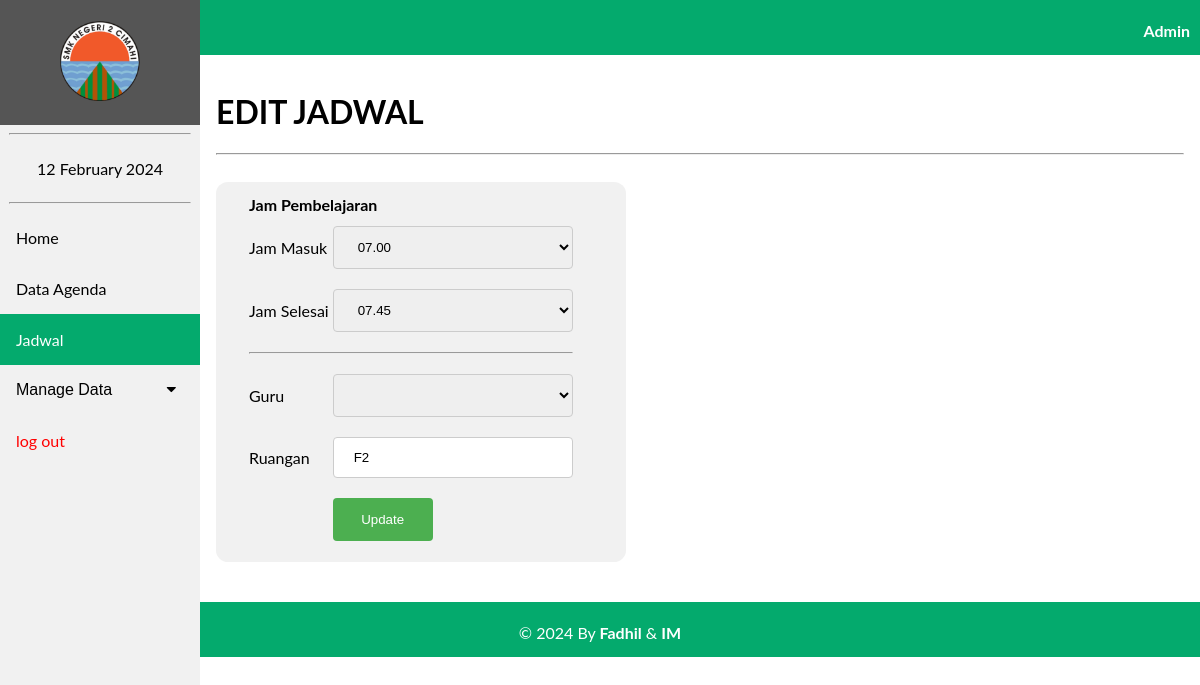
The page /agenda/edit_jadwal2.php?id=12 (signed in) on the database as committed earlier.
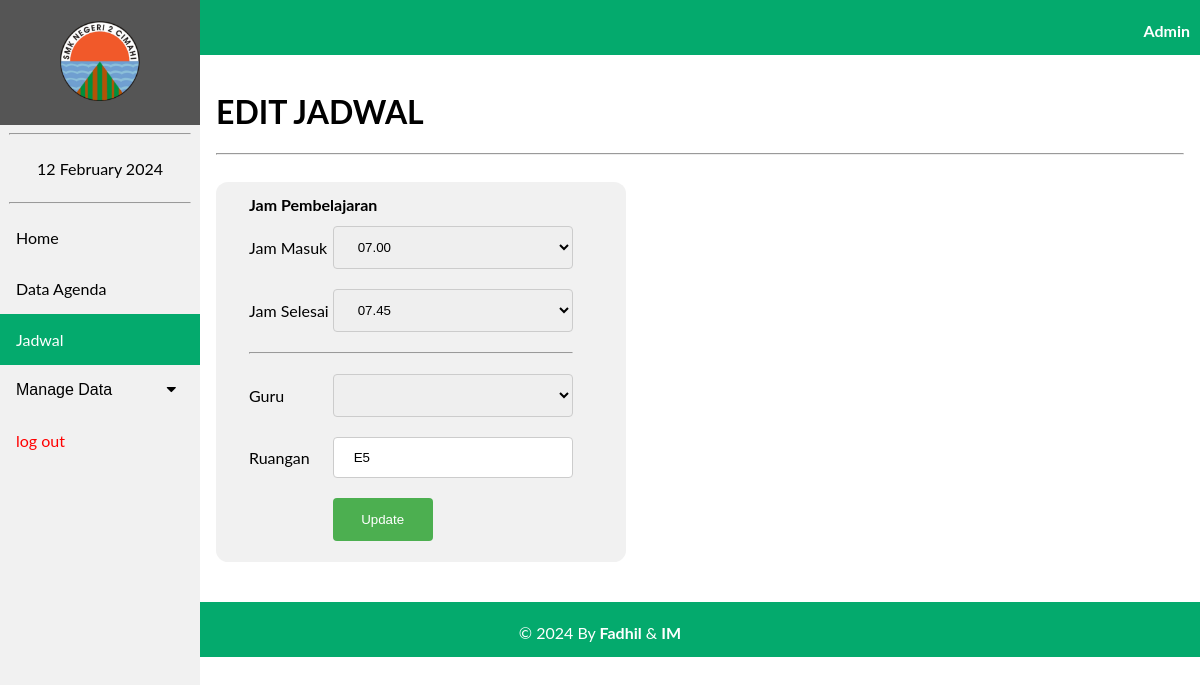
The same page on the database as committed later.
### tables this page shows
CREATE TABLE `tb_jadwal` (
  `id_jadwal` int(11) NOT NULL,
  `id_kelas` varchar(6) NOT NULL,
  `hari` varchar(10) NOT NULL,
  `jam_masuk` varchar(15) NOT NULL,
  `jam_selesai` varchar(15) NOT NULL,
  `nip` varchar(18) NOT NULL,
  `id_mapel` varchar(6) NOT NULL,
  `ruangan` varchar(50) NOT NULL
);

### agenda/edit_jadwal2.php (the view, shortened to what this page needs)
<?php
    include 'koneksi.php';
    $i = $_GET['id'];
    $sql1 = "SELECT tb_jadwal.id_jadwal, tb_jadwal.id_mapel, tb_jadwal.id_kelas, tb_jadwal.nip, tb_kelas.nama_kelas, tb_jadwal.hari, tb_jadwal.jam_masuk, tb_jadwal.jam_selesai, tb_guru.nama_guru,
             tb_mapel.nama_mapel, tb_jadwal.hari, tb_jadwal.ruangan FROM tb_jadwal INNER JOIN tb_kelas ON tb_jadwal.id_kelas=tb_kelas.id_kelas INNER JOIN
             tb_guru ON tb_jadwal.nip=tb_guru.nip INNER JOIN tb_mapel ON tb_jadwal.id_mapel = tb_mapel.id_mapel WHERE tb_jadwal.id_jadwal = '$i'";
    $proses = mysqli_query($Conn, $sql1);
    while ($data = mysqli_fetch_array($proses)) {
        $r = $data['ruangan'];
    }
?>
<!DOCTYPE html>
<html lang="en">
<head>
    <link rel="stylesheet" href="navbar.css">
    <link rel="stylesheet" href="https://cdnjs.cloudflare.com/ajax/libs/font-awesome/4.7.0/css/font-awesome.min.css">
</head>
<body>
<header>
    <div class="sidebar">
        <a href="beranda3.php"><center><img src="image/2cmi.PNG" style="width: 80px; padding: 5px;"></center></a>
        <hr  style="width: 90%;">
        <center><a href="#"><?= date("d F Y"); ?></a></center>
        <hr  style="width: 90%;">
        <a href="beranda3.php">Home</a>
        <a href="guru_admin.php">Data Agenda</a>
        <a class="active" href="jadwal.php">Jadwal</a>
        <button class="dropdown-btn">Manage Data
            <i class="fa fa-caret-down"></i>
            </button>
        <a style="color: red;"href="logout.php"> log out</button></a>
    </div>
    </header>
    <div class="head" style="display: inline-block;">
        <p style="margin-right: 10px;"><b>Admin</b></p>
    </div>
    <div class="content">
    <h1>EDIT JADWAL</h1><hr><br>
        <form action="update_jadwal.php" method="POST">
            <table>
                <tr>
                    <td colspan="2"><b>Jam Pembelajaran</b></td>
                </tr>
                <tr>
                    <td><label>Jam Masuk</label></td>
                    <td><select name="jam">
                        <option value="07.00">07.00</option>
                    </select></td>
                </tr>
                <tr>
                    <td><label>Jam Selesai</label></td>
                    <td><select name="jam1">
                        <option value="07.45">07.45</option>
                    </select></td>
                </tr>
                <tr>
                    <td colspan="2"><hr></td>
                </tr>
                <tr>
                    <td>Guru</td>
                    <td><select name="guru">
                    </select></td>
                </tr>
                <tr>
                    <td>Ruangan</td>
                    <td><input type="text" name="ruangan" value=<?php echo $r; ?>></td>
                </tr>
                <tr>
                    <td></td>
                    <td>
                        <input type="submit" name="update" value="Update">
                    </td>
                </tr>
            </table>
        </form>
    </div>
    <div class="footer">
        <p>&copy; 2024 By <b>Fadhil</b> & <b>IM</b></p>
    </div>
</body>
</html>

Rows that differ between the two databases and show on the page:
changed tb_jadwal: ruangan "F2" → "E5"
